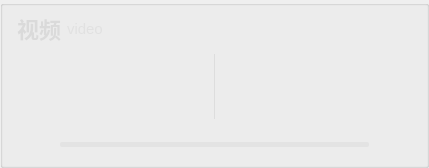
          <widget class="QGroupBox" name="groupBox_201">
           <property name="styleSheet">
            <string notr="true">#groupBox_201{
background-color: #001726;
border: 0px solid #42adff;
border-left: 1px solid rgba(200, 200, 200,100);
border-right: 0px solid rgba(29, 83, 185, 255);
border-radius:0px;}</string>
           </property>
           <property name="title">
            <string/>
           </property>
           <layout class="QVBoxLayout" name="verticalLayout_4" stretch="0,1,0">
            <property name="topMargin">
             <number>0</number>
            </property>
            <property name="bottomMargin">
             <number>0</number>
            </property>
            <item>
             <widget class="QGroupBox" name="groupBox_3">
              <property name="minimumSize">
               <size>
                <width>0</width>
                <height>42</height>
               </size>
              </property>
              <property name="maximumSize">
               <size>
                <width>16777215</width>
                <height>42</height>
               </size>
              </property>
              <property name="styleSheet">
               <string notr="true">#groupBox_3{
border: 0px solid #42adff;
border-radius:0px;}</string>
              </property>
              <property name="title">
               <string/>
              </property>
              <layout class="QHBoxLayout" name="horizontalLayout_6">
               <property name="leftMargin">
                <number>0</number>
               </property>
               <property name="topMargin">
                <number>0</number>
               </property>
               <property name="rightMargin">
                <number>0</number>
               </property>
               <property name="bottomMargin">
                <number>0</number>
               </property>
               <item>
                <widget class="QLabel" name="label_6">
                 <property name="minimumSize">
                  <size>
                   <width>0</width>
                   <height>0</height>
                  </size>
                 </property>
                 <property name="maximumSize">
                  <size>
                   <width>16777215</width>
                   <height>40</height>
                  </size>
                 </property>
                 <property name="styleSheet">
                  <string notr="true">QLabel
{
	font-size: 22px;
	font-family: &quot;Microsoft YaHei&quot;;
	font-weight: bold;
 		border-radius:9px;
		background:rgba(66, 195, 255, 0);
color: rgb(218, 218, 218);
}
</string>
                 </property>
                 <property name="text">
                  <string>视频</string>
                 </property>
                </widget>
               </item>
               <item>
                <widget class="QLabel" name="label_28">
                 <property name="minimumSize">
                  <size>
                   <width>0</width>
                   <height>0</height>
                  </size>
                 </property>
                 <property name="maximumSize">
                  <size>
                   <width>16777215</width>
                   <height>40</height>
                  </size>
                 </property>
                 <property name="styleSheet">
                  <string notr="true">QLabel{
	font-family: &quot;DejaVu Sans Mono&quot;;
	font-size: 15px;
	color: #e1e1e1;}</string>
                 </property>
                 <property name="text">
                  <string>video</string>
                 </property>
                </widget>
               </item>
               <item>
                <spacer name="horizontalSpacer_14">
                 <property name="orientation">
                  <enum>Qt::Horizontal</enum>
                 </property>
                 <property name="sizeHint" stdset="0">
                  <size>
                   <width>40</width>
                   <height>20</height>
                  </size>
                 </property>
                </spacer>
               </item>
               <item>
                <widget class="QLabel" name="fps_label">
                 <property name="minimumSize">
                  <size>
                   <width>100</width>
                   <height>40</height>
                  </size>
                 </property>
                 <property name="maximumSize">
                  <size>
                   <width>100</width>
                   <height>40</height>
                  </size>
                 </property>
                 <property name="styleSheet">
                  <string notr="true">QLabel
{
	font-size: 20px;
	font-family: &quot;Microsoft YaHei&quot;;
	font-weight: bold;
 		border-radius:9px;
		background:rgba(66, 195, 255, 0);
color: rgb(218, 218, 218);
}
</string>
                 </property>
                 <property name="text">
                  <string/>
                 </property>
                 <property name="alignment">
                  <set>Qt::AlignCenter</set>
                 </property>
                </widget>
               </item>
              </layout>
             </widget>
            </item>
            <item>
             <widget class="QSplitter" name="splitter">
              <property name="enabled">
               <bool>true</bool>
              </property>
              <property name="styleSheet">
               <string notr="true">#splitter::handle{background: 1px solid  rgba(200, 200, 200,100);}</string>
              </property>
              <property name="frameShape">
               <enum>QFrame::NoFrame</enum>
              </property>
              <property name="lineWidth">
               <number>10</number>
              </property>
              <property name="orientation">
               <enum>Qt::Horizontal</enum>
              </property>
              <property name="handleWidth">
               <number>1</number>
              </property>
              <widget class="Label_click_Mouse" name="raw_video">
               <property name="enabled">
                <bool>true</bool>
               </property>
               <property name="sizePolicy">
                <sizepolicy hsizetype="Ignored" vsizetype="Ignored">
                 <horstretch>0</horstretch>
                 <verstretch>0</verstretch>
                </sizepolicy>
               </property>
               <property name="minimumSize">
                <size>
                 <width>200</width>
                 <height>0</height>
                </size>
               </property>
               <property name="font">
                <font>
                 <family>微软雅黑</family>
                 <pointsize>36</pointsize>
                </font>
               </property>
               <property name="cursor">
                <cursorShape>ArrowCursor</cursorShape>
               </property>
               <property name="styleSheet">
                <string notr="true">color: rgb(218, 218, 218);
</string>
               </property>
               <property name="text">
                <string/>
               </property>
               <property name="scaledContents">
                <bool>false</bool>
               </property>
               <property name="alignment">
                <set>Qt::AlignCenter</set>
               </property>
              </widget>
              <widget class="Label_click_Mouse" name="out_video">
               <property name="enabled">
                <bool>true</bool>
               </property>
               <property name="sizePolicy">
                <sizepolicy hsizetype="Ignored" vsizetype="Ignored">
                 <horstretch>0</horstretch>
                 <verstretch>0</verstretch>
                </sizepolicy>
               </property>
               <property name="minimumSize">
                <size>
                 <width>200</width>
                 <height>0</height>
                </size>
               </property>
               <property name="font">
                <font>
                 <family>微软雅黑</family>
                 <pointsize>36</pointsize>
                </font>
               </property>
               <property name="cursor">
                <cursorShape>ArrowCursor</cursorShape>
               </property>
               <property name="styleSheet">
                <string notr="true">color: rgb(218, 218, 218);
</string>
               </property>
               <property name="text">
                <string/>
               </property>
               <property name="scaledContents">
                <bool>false</bool>
               </property>
               <property name="alignment">
                <set>Qt::AlignCenter</set>
               </property>
              </widget>
             </widget>
            </item>
            <item>
             <layout class="QHBoxLayout" name="horizontalLayout_12">
              <property name="rightMargin">
               <number>0</number>
              </property>
              <item>
               <widget class="QPushButton" name="runButton">
                <property name="minimumSize">
                 <size>
                  <width>40</width>
                  <height>40</height>
                 </size>
                </property>
                <property name="styleSheet">
                 <string notr="true">QPushButton {
border-style: solid;
border-width: 0px;
border-radius: 0px;
background-color: rgba(223, 223, 223, 0);
}
QPushButton::focus{outline: none;}
QPushButton::hover {
border-style: solid;
border-width: 0px;
border-radius: 0px;
background-color: rgba(223, 223, 223, 150);}</string>
                </property>
                <property name="text">
                 <string/>
                </property>
                <property name="icon">
                 <iconset resource="../apprcc.qrc">
                  <normaloff>:/img/icon/运行.png</normaloff>
                  <normalon>:/img/icon/暂停.png</normalon>
                  <disabledoff>:/img/icon/运行.png</disabledoff>
                  <disabledon>:/img/icon/暂停.png</disabledon>
                  <activeoff>:/img/icon/运行.png</activeoff>
                  <activeon>:/img/icon/暂停.png</activeon>
                  <selectedoff>:/img/icon/运行.png</selectedoff>
                  <selectedon>:/img/icon/暂停.png</selectedon>:/img/icon/运行.png</iconset>
                </property>
                <property name="iconSize">
                 <size>
                  <width>30</width>
                  <height>30</height>
                 </size>
                </property>
                <property name="checkable">
                 <bool>true</bool>
                </property>
               </widget>
              </item>
              <item>
               <widget class="QProgressBar" name="progressBar">
                <property name="maximumSize">
                 <size>
                  <width>16777215</width>
                  <height>5</height>
                 </size>
                </property>
                <property name="styleSheet">
                 <string notr="true">QProgressBar{ color: rgb(255, 255, 255); font:12pt; border-radius:2px; text-align:center; border:none; background-color: rgba(215, 215, 215,100);} 
QProgressBar:chunk{ border-radius:0px; background: rgba(55, 55, 55, 200);}</string>
                </property>
                <property name="maximum">
                 <number>1000</number>
                </property>
                <property name="value">
                 <number>0</number>
                </property>
                <property name="textVisible">
                 <bool>false</bool>
                </property>
               </widget>
              </item>
              <item>
               <widget class="QPushButton" name="stopButton">
                <property name="minimumSize">
                 <size>
                  <width>40</width>
                  <height>40</height>
                 </size>
                </property>
                <property name="styleSheet">
                 <string notr="true">QPushButton {
border-style: solid;
border-width: 0px;
border-radius: 0px;
background-color: rgba(223, 223, 223, 0);
}
QPushButton::focus{outline: none;}
QPushButton::hover {
border-style: solid;
border-width: 0px;
border-radius: 0px;
background-color: rgba(223, 223, 223, 150);}</string>
                </property>
                <property name="text">
                 <string/>
                </property>
                <property name="icon">
                 <iconset resource="../apprcc.qrc">
                  <normaloff>:/img/icon/终止.png</normaloff>:/img/icon/终止.png</iconset>
                </property>
                <property name="iconSize">
                 <size>
                  <width>30</width>
                  <height>30</height>
                 </size>
                </property>
               </widget>
              </item>
             </layout>
            </item>
           </layout>
          </widget>
